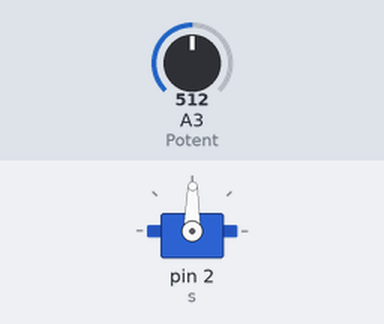
The sketch below on a simulated Arduino Uno, built with avr-gcc and run on an emulated ATmega328P. On the bench: servo. The inputs (shaded band) are chosen by the test bench; at power-on: A3 (Potent) = 512.

Above: at 1.2 s.
1.3 s: A3 (Potent) set to 716
At 1.9 s:
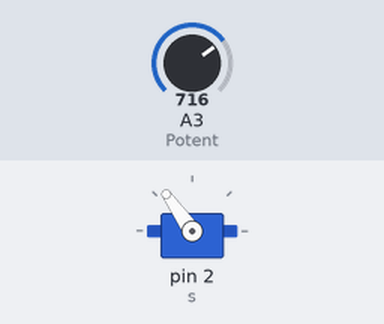
2.9 s: A3 (Potent) set to 900
At 4.2 s:
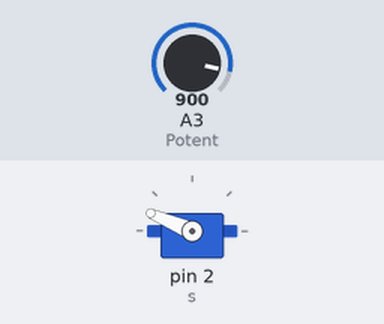
4.5 s: A3 (Potent) set to 1023
At 5.6 s:
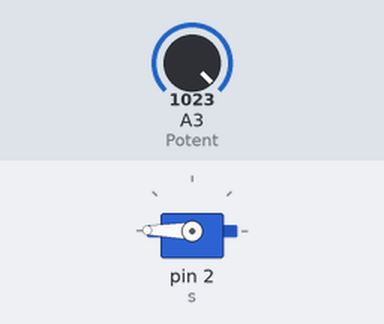
6.1 s: A3 (Potent) set to 306
At 6.9 s:
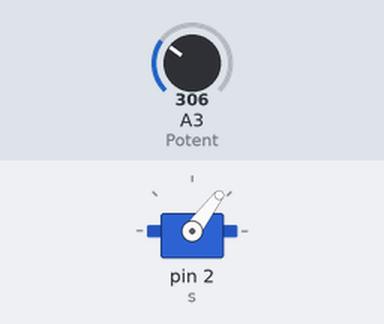
7.7 s: A3 (Potent) set to 122
At 8.2 s:
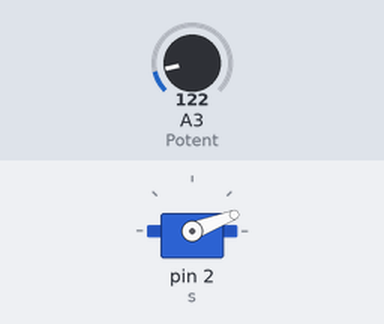
9.3 s: A3 (Potent) set to 511
At 10.7 s:
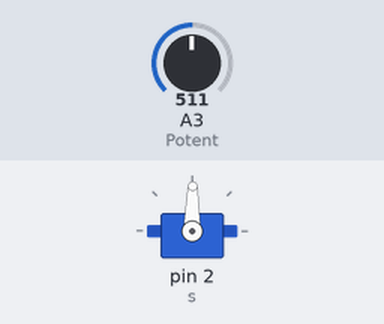
Timing chart, 0 to 11.9 s (numbered marks = the images above; inputs shaded):
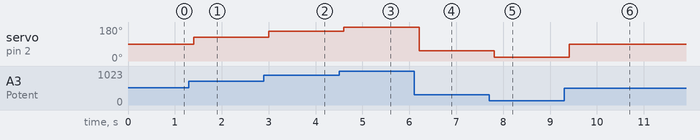

Measured:
- after the input at 1.3 s, servo on pin 2 (s): 89° → 125° after 0.10 s
- after the input at 2.9 s, servo on pin 2 (s): 125° → 157° after 0.10 s
- after the input at 4.5 s, servo on pin 2 (s): 157° → 179° after 0.11 s
- after the input at 6.1 s, servo on pin 2 (s): 179° → 53° after 0.11 s
- after the input at 7.7 s, servo on pin 2 (s): 53° → 21° after 0.11 s
- after the input at 9.3 s, servo on pin 2 (s): 21° → 89° after 0.11 s

The sketch:

Servo_Control.ino
```cpp
/* 가변 저항으로 서보 모터의 각도를 제어합니다. */

#include <Servo.h> // 서보모터 라이브러리 사용을 위해, 헤더파일 추가

int Potent = 3; // 가변 저항 연결핀 3번
int sensorValue = 0; // 센서 값
Servo s; // 클래스개념

void setup() {
  s.attach(2); // 서보모터에 펄스를 공급해줄 포트 2번으로 설정

  pinMode(Potent, INPUT); // 가변저항 핀을 입력
}

void loop() {
  sensorValue = analogRead(Potent); // 가변저항값을 읽어들임
  // 가변저항의 입력되니 값을 0~1023 범위의 값을 읽어서, 0~179 범위의 출력
  // 값으로 서보모터를 제어함.
  s.write(map(sensorValue, 0, 1023, 0, 179));
  delay(200);
}
```
